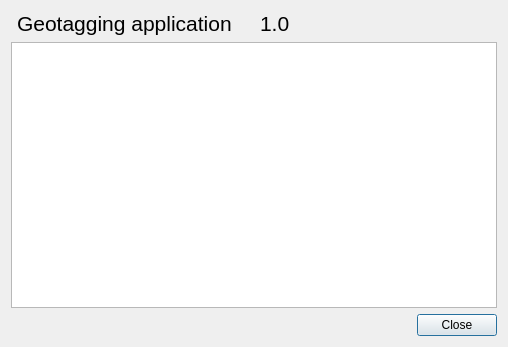
<?xml version="1.0" encoding="UTF-8"?>
<ui version="4.0">
 <class>Dialog</class>
 <widget class="QDialog" name="Dialog">
  <property name="geometry">
   <rect>
    <x>0</x>
    <y>0</y>
    <width>508</width>
    <height>347</height>
   </rect>
  </property>
  <property name="windowTitle">
   <string>About</string>
  </property>
  <layout class="QVBoxLayout" name="verticalLayout">
   <item>
    <layout class="QHBoxLayout" name="horizontalLayout">
     <item>
      <widget class="QLabel" name="label_icon">
       <property name="sizePolicy">
        <sizepolicy hsizetype="Fixed" vsizetype="Preferred">
         <horstretch>0</horstretch>
         <verstretch>0</verstretch>
        </sizepolicy>
       </property>
       <property name="text">
        <string notr="true">&lt;html&gt;&lt;head/&gt;&lt;body&gt;&lt;p&gt;&lt;img src=&quot;:/icons/geotagging.png&quot;/&gt;&lt;/p&gt;&lt;/body&gt;&lt;/html&gt;</string>
       </property>
      </widget>
     </item>
     <item>
      <widget class="QLabel" name="label_apptitle">
       <property name="font">
        <font>
         <pointsize>16</pointsize>
        </font>
       </property>
       <property name="text">
        <string>Geotagging application</string>
       </property>
      </widget>
     </item>
     <item>
      <widget class="QLabel" name="label_version">
       <property name="font">
        <font>
         <pointsize>16</pointsize>
        </font>
       </property>
       <property name="text">
        <string notr="true">1.0</string>
       </property>
      </widget>
     </item>
    </layout>
   </item>
   <item>
    <widget class="QTextBrowser" name="textBrowser">
     <property name="html">
      <string>&lt;!DOCTYPE HTML PUBLIC &quot;-//W3C//DTD HTML 4.0//EN&quot; &quot;http://www.w3.org/TR/REC-html40/strict.dtd&quot;&gt;
&lt;html&gt;&lt;head&gt;&lt;meta name=&quot;qrichtext&quot; content=&quot;1&quot; /&gt;&lt;style type=&quot;text/css&quot;&gt;
p, li { white-space: pre-wrap; }
&lt;/style&gt;&lt;/head&gt;&lt;body style=&quot; font-family:'Ubuntu'; font-size:11pt; font-weight:400; font-style:normal;&quot;&gt;
&lt;p style=&quot;-qt-paragraph-type:empty; margin-top:0px; margin-bottom:0px; margin-left:0px; margin-right:0px; -qt-block-indent:0; text-indent:0px;&quot;&gt;&lt;br /&gt;&lt;/p&gt;&lt;/body&gt;&lt;/html&gt;</string>
     </property>
    </widget>
   </item>
   <item>
    <widget class="QDialogButtonBox" name="buttonBox">
     <property name="orientation">
      <enum>Qt::Horizontal</enum>
     </property>
     <property name="standardButtons">
      <set>QDialogButtonBox::Close</set>
     </property>
    </widget>
   </item>
  </layout>
 </widget>
 <resources/>
 <connections>
  <connection>
   <sender>buttonBox</sender>
   <signal>accepted()</signal>
   <receiver>Dialog</receiver>
   <slot>accept()</slot>
   <hints>
    <hint type="sourcelabel">
     <x>248</x>
     <y>254</y>
    </hint>
    <hint type="destinationlabel">
     <x>157</x>
     <y>274</y>
    </hint>
   </hints>
  </connection>
  <connection>
   <sender>buttonBox</sender>
   <signal>rejected()</signal>
   <receiver>Dialog</receiver>
   <slot>reject()</slot>
   <hints>
    <hint type="sourcelabel">
     <x>316</x>
     <y>260</y>
    </hint>
    <hint type="destinationlabel">
     <x>286</x>
     <y>274</y>
    </hint>
   </hints>
  </connection>
 </connections>
</ui>
